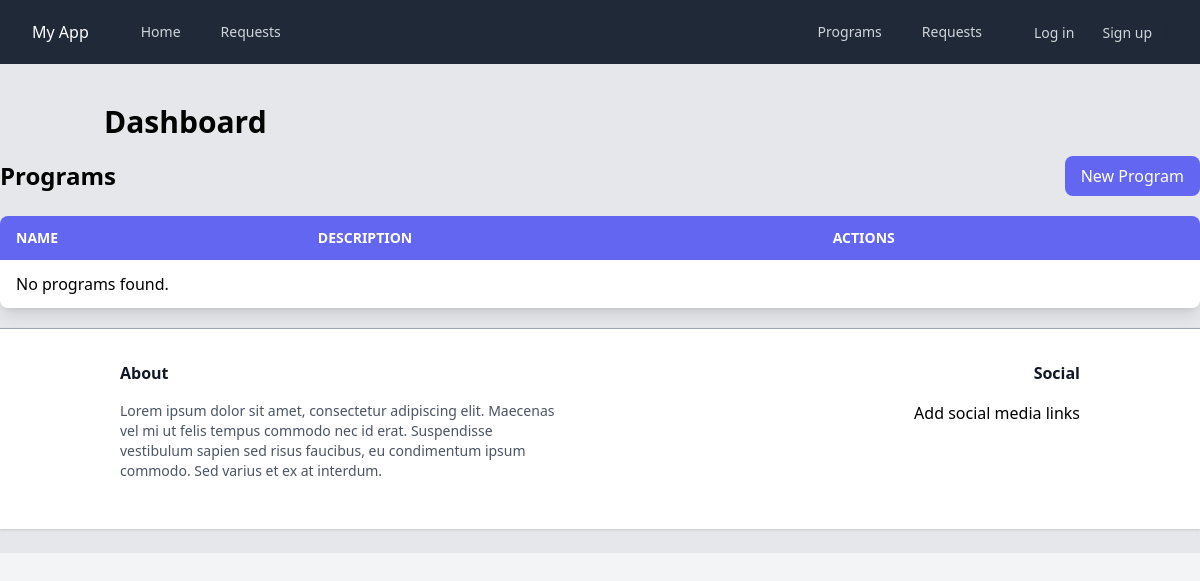
Page /programs/ on the earlier database version.
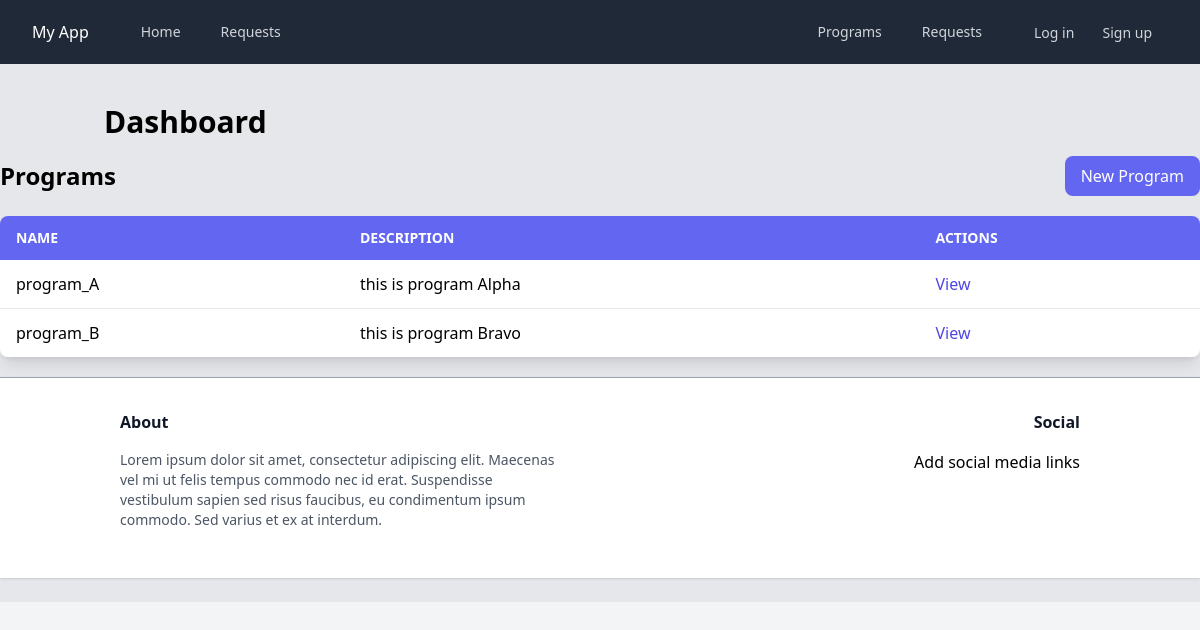
Same page on the later database version.
### approvals/models.py (models this page shows, shortened)
class Program(models.Model):
    name = models.CharField(max_length=200, unique=True)
    description = models.TextField(blank=True)

### approvals/views.py (the view)
# urls.py: path('programs/', ProgramListView.as_view(), name='program_list'),
class ProgramListView(ListView):
    model = Program
    template_name = 'approvals/program_list.html'

### templates/approvals/program_list.html
{% extends 'base.html' %}
{% block content %}
    <div class="flex justify-between items-center mb-4">
        <h1 class="text-2xl font-bold">Programs</h1>
        <a href="{% url 'approvals:program_create' %}" class="inline-flex items-center bg-indigo-500 hover:bg-indigo-600 text-white px-4 py-2 rounded-lg transition-colors duration-300">
            New Program
        </a>
    </div>
    <table class="w-full whitespace-nowrap rounded-lg overflow-hidden sm:shadow-lg my-5">
        <thead class="text-white bg-indigo-500">
            <tr class="text-left">
                <th class="py-3 px-4 font-semibold uppercase text-sm">Name</th>
                <th class="py-3 px-4 font-semibold uppercase text-sm">Description</th>
                <th class="py-3 px-4 font-semibold uppercase text-sm">Actions</th>
            </tr>
        </thead>
        <tbody class="bg-white divide-y divide-gray-200">
            {% for program in object_list %}
                <tr>
                    <td class="py-3 px-4">{{ program.name }}</td>
                    <td class="py-3 px-4">{{ program.description }}</td>
                    <td class="py-3 px-4">
                        <a href="{% url 'approvals:program_detail' program.pk %}" class="text-indigo-600 hover:text-indigo-900">View</a>
                    </td>
                </tr>
            {% empty %}
                <tr>
                    <td class="py-3 px-4" colspan="3">No programs found.</td>
                </tr>
            {% endfor %}
        </tbody>
    </table>
{% endblock %}

### templates/base.html (shortened to what this page needs)
{% load static tailwind_tags %}
<!doctype html>
<html lang="en">
    <head>
        {% tailwind_css %}
    </head>
    <body class="bg-gray-100">
        <nav class="bg-gray-800">
          <div class="max-w-7xl mx-auto px-4 sm:px-6 lg:px-8">
            <div class="flex items-center justify-between h-16">
              <div class="flex items-center">
                <div class="flex-shrink-0">
                  <a href="{% url 'approvals:index' %}" class="text-white">
                    My App
                  </a>
                </div>
                <div class="hidden md:block">
                  <div class="ml-10 flex items-baseline space-x-4">
                    <a href="{% url 'approvals:index' %}" class="text-gray-300 hover:bg-gray-700 hover:text-white px-3 py-2 rounded-md text-sm font-medium">Home</a>
                    <a href="#" class="text-gray-300 hover:bg-gray-700 hover:text-white px-3 py-2 rounded-md text-sm font-medium">Requests</a>
                  </div>
                </div>
              </div>
              <div class="hidden md:block">
                <div class="ml-4 flex items-center md:ml-6">
                  <button type="button" class="bg-gray-800 p-1 rounded-full text-gray-400 hover:text-white focus:outline-none focus:ring-2 focus:ring-offset-2 focus:ring-offset-gray-800 focus:ring-white">
                      <div class="hidden sm:flex sm:items-center sm:ml-6">
                        <a href="{% url 'approvals:program_list' %}" class="px-3 py-2 rounded-md text-sm font-medium text-gray-300 hover:text-white hover:bg-gray-700 focus:outline-none focus:text-white focus:bg-gray-700 transition duration-150 ease-in-out">Programs</a>
                        <a href="#" class="ml-4 px-3 py-2 rounded-md text-sm font-medium text-gray-300 hover:text-white hover:bg-gray-700 focus:outline-none focus:text-white focus:bg-gray-700 transition duration-150 ease-in-out">Requests</a>
                        {% if user.is_authenticated %}
                            <div class="ml-3 relative">
                                <div>
                                    <button id="user-menu" class="flex items-center max-w-xs text-sm rounded-full text-white focus:outline-none focus:shadow-solid" aria-label="User menu" aria-haspopup="true">
                                        <span class="sr-only">Open user menu</span>
                                        <svg class="h-8 w-8 rounded-full text-gray-300 fill-current hover:text-white transition duration-150 ease-in-out">
                                            <use xlink:href="{% static 'img/sprite.svg#icon-avatar' %}"></use>
                                        </svg>
                                    </button>
                                </div>
                                <div class="origin-top-right absolute right-0 mt-2 w-48 rounded-md shadow-lg">
                                    <div class="py-1 rounded-md bg-white shadow-xs" role="menu" aria-orientation="vertical" aria-labelledby="user-menu">
                                        <a href="#" class="block px-4 py-2 text-sm text-gray-700 hover:bg-gray-100 transition duration-150 ease-in-out" role="menuitem">Your Profile</a>
                                        <a href="#" class="block px-4 py-2 text-sm text-gray-700 hover:bg-gray-100 transition duration-150 ease-in-out" role="menuitem">Settings</a>
                                        <div class="border-t border-gray-100"></div>
                                        <a href="{% url 'logout' %}" class="block px-4 py-2 text-sm text-gray-700 hover:bg-gray-100 transition duration-150 ease-in-out" role="menuitem">Sign out</a>
                                    </div>
                                </div>
                            </div>
                        {% else %}
                            <div class="ml-3">
                                <div class="mt-3 sm:mt-0 sm:ml-4">
                                    <a href="{% url 'login' %}" class="px-3 py-2 rounded-md text-sm font-medium text-gray-300 hover:text-white hover:bg-gray-700 focus:outline-none focus:text-white focus:bg-gray-700 transition duration-150 ease-in-out">Log in</a>
                                    <a href="#" class="px-3 py-2 rounded-md text-sm font-medium text-gray-300 hover:text-white hover:bg-gray-700 focus:outline-none focus:text-white focus:bg-gray-700 transition duration-150 ease-in-out">Sign up</a>
                                </div>
                            </div>
                        {% endif %}
                    </div>
                  </button>
                  </div></div></div></div></nav>
        <div class="bg-gray-200 py-6">
            <div class="container mx-auto px-4">
                <h1 class="text-3xl py-4 font-bold">Dashboard</h1>
            </div>
            {% block content %}
            {% endblock content %}
            <footer class="bg-white border-t border-gray-400 shadow">
                <div class="container mx-auto flex py-8">
                    <div class="w-full mx-auto flex flex-wrap">
                        <div class="flex w-full lg:w-1/2 ">
                            <div class="px-8">
                                <h3 class="font-bold text-gray-900">About</h3>
                                <p class="py-4 text-gray-600 text-sm">
                                    Lorem ipsum dolor sit amet, consectetur adipiscing elit. Maecenas vel mi ut felis tempus commodo nec id erat. Suspendisse vestibulum sapien sed risus faucibus, eu condimentum ipsum commodo. Sed varius et ex at interdum.
                                </p>
                            </div>
                        </div>
                        <div class="flex w-full lg:w-1/2 lg:justify-end lg:text-right">
                            <div class="px-8">
                                <h3 class="font-bold text-gray-900">Social</h3>
                                <ul class="list-reset items-center pt-3">
                                    <li>
                                        <a class="inline-block no-underline hover:text-black hover:underline py-1" href="#">Add social media links</a>
                                    </li>
                                </ul>
                            </div>
                        </div>
                    </div>
                </div>
            </footer>
        </body>
</html>

Differences in the rows shown:
added Program: name "program_A", description "this is program Alpha"
added Program: name "program_B", description "this is program Bravo"
Other differences:
text no longer shown: "No programs found."
